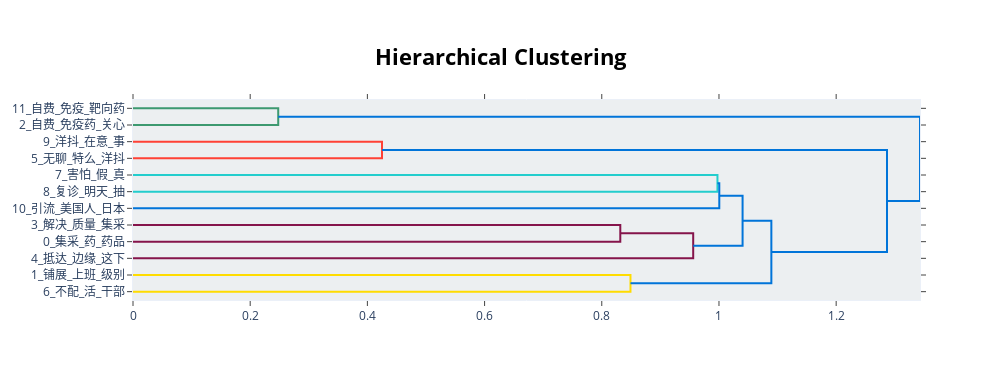

The notebook cell this image was saved under:
### Code cell
topic_model.visualize_hierarchy(custom_labels=True)

### Figure 1 — Plotly figure (JSON) as saved in the notebook; plotly's stock layout.template omitted (floating-point values rounded to 4 significant figures)
{"data": [{"hoverinfo": "text", "marker": {"color": "rgb(61,153,112)"}, "mode": "lines", "type": "scatter", "x": [0, 0.2478, 0.2478, 0], "xaxis": "x", "y": [-5, -5, -15, -15], "yaxis": "y"}, {"hoverinfo": "text", "marker": {"color": "rgb(255,65,54)"}, "mode": "lines", "type": "scatter", "x": [0, 0.4249, 0.4249, 0], "xaxis": "x", "y": [-25, -25, -35, -35], "yaxis": "y"}, {"hoverinfo": "text", "marker": {"color": "rgb(35,205,205)"}, "mode": "lines", "type": "scatter", "x": [0, 0.9974, 0.9974, 0], "xaxis": "x", "y": [-45, -45, -55, -55], "yaxis": "y"}, {"hoverinfo": "text", "marker": {"color": "rgb(0,116,217)"}, "mode": "lines", "type": "scatter", "x": [0.9974, 1.001, 1.001, 0], "xaxis": "x", "y": [-50, -50, -65, -65], "yaxis": "y"}, {"hoverinfo": "text", "marker": {"color": "rgb(133,20,75)"}, "mode": "lines", "type": "scatter", "x": [0, 0.8316, 0.8316, 0], "xaxis": "x", "y": [-75, -75, -85, -85], "yaxis": "y"}, {"hoverinfo": "text", "marker": {"color": "rgb(133,20,75)"}, "mode": "lines", "type": "scatter", "x": [0.8316, 0.956, 0.956, 0], "xaxis": "x", "y": [-80, -80, -95, -95], "yaxis": "y"}, {"hoverinfo": "text", "marker": {"color": "rgb(0,116,217)"}, "mode": "lines", "type": "scatter", "x": [1.001, 1.04, 1.04, 0.956], "xaxis": "x", "y": [-57.5, -57.5, -87.5, -87.5], "yaxis": "y"}, {"hoverinfo": "text", "marker": {"color": "rgb(255,220,0)"}, "mode": "lines", "type": "scatter", "x": [0, 0.849, 0.849, 0], "xaxis": "x", "y": [-105, -105, -115, -115], "yaxis": "y"}, {"hoverinfo": "text", "marker": {"color": "rgb(0,116,217)"}, "mode": "lines", "type": "scatter", "x": [1.04, 1.089, 1.089, 0.849], "xaxis": "x", "y": [-72.5, -72.5, -110, -110], "yaxis": "y"}, {"hoverinfo": "text", "marker": {"color": "rgb(0,116,217)"}, "mode": "lines", "type": "scatter", "x": [0.4249, 1.287, 1.287, 1.089], "xaxis": "x", "y": [-30, -30, -91.25, -91.25], "yaxis": "y"}, {"hoverinfo": "text", "marker": {"color": "rgb(0,116,217)"}, "mode": "lines", "type": "scatter", "x": [0.2478, 1.343, 1.343, 1.287], "xaxis": "x", "y": [-10, -10, -60.62, -60.62], "yaxis": "y"}], "layout": {"autosize": false, "height": 380, "hoverlabel": {"bgcolor": "white", "font": {"family": "Rockwell", "size": 16}}, "hovermode": "closest", "plot_bgcolor": "#ECEFF1", "showlegend": false, "title": {"font": {"color": "Black", "size": 22}, "text": "<b>Hierarchical Clustering</b>", "x": 0.5, "xanchor": "center", "yanchor": "top"}, "width": 1000, "xaxis": {"mirror": "allticks", "rangemode": "tozero", "showgrid": false, "showline": true, "showticklabels": true, "ticks": "outside", "type": "linear", "zeroline": false}, "yaxis": {"mirror": "allticks", "range": [-120, 0], "rangemode": "tozero", "showgrid": false, "showline": true, "showticklabels": true, "tickmode": "array", "ticks": "outside", "ticktext": ["11_自费_免疫_靶向药", "2_自费_免疫药_关心", "9_洋抖_在意_事", "5_无聊_特么_洋抖", "7_害怕_假_真", "8_复诊_明天_抽", "10_引流_美国人_日本", "3_解决_质量_集采", "0_集采_药_药品", "4_抵达_边缘_这下", "1_铺展_上班_级别", "6_不配_活_干部"], "tickvals": [-5, -15, -25, -35, -45, -55, -65, -75, -85, -95, -105, -115], "type": "linear", "zeroline": false}}}
